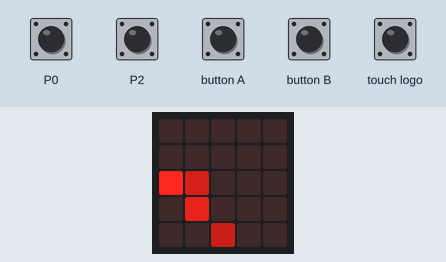
Recording of a program running on a simulated BBC micro:bit (MakeCode). On the bench: the board's 5×5 LED display. The inputs (shaded band) are chosen by the test bench. A reset restarts the program; random numbers come from a fixed seed.

Above: at 1.2 s.
1.3 s: button B pressed for 1 s
At 2.6 s:
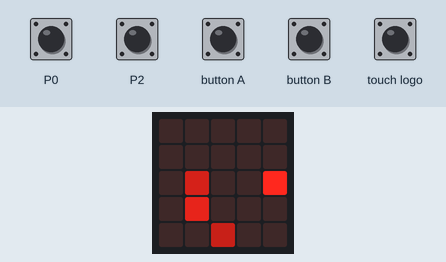
3.8 s: touch pin P0 pressed for 0.15 s
At 5.1 s:
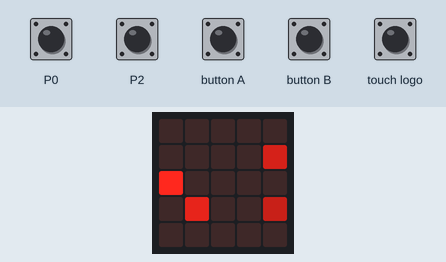
5.7 s: touch pin P2 pressed for 0.15 s
At 6.1 s:
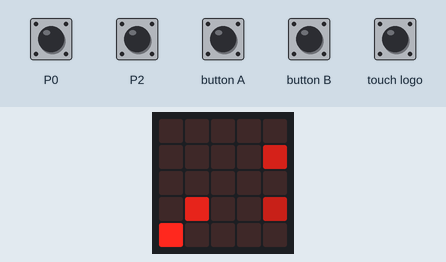
7.3 s: button B pressed for 0.15 s
At 8.6 s:
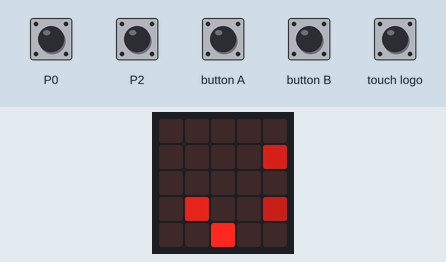
8.9 s: touch logo pressed for 0.15 s
At 10.2 s:
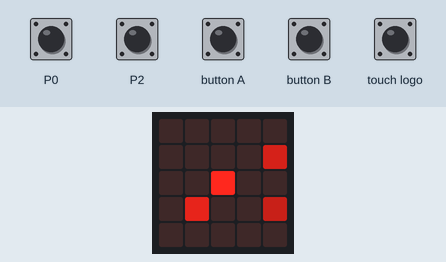
10.5 s: button A pressed for 0.15 s
At 10.55 s:
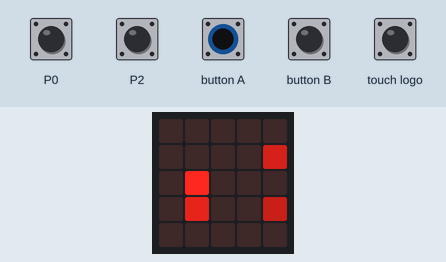
Timing chart, 0 to 13.1 s (numbered marks = the images above; inputs shaded):
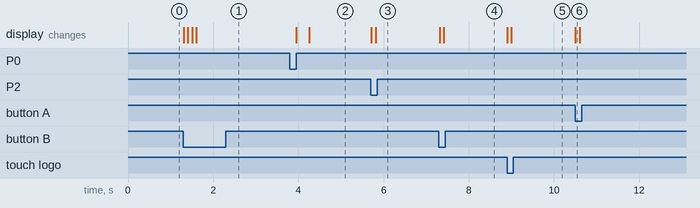

Measured:
- after the input at 1.3 s, the display: first changes at once (image 1 shows a later state)
- after the input at 3.8 s, the display: first changes after 0.15 s (image 2 shows a later state)
- after the input at 5.7 s, the display: first changes at once (image 3 shows a later state)
- after the input at 7.3 s, the display: first changes at once (image 4 shows a later state)
- after the input at 8.9 s, the display: first changes at once (image 5 shows a later state)
- after the input at 10.5 s, the display: changes at once (image 6)

The program:

main.ts
```typescript
input.onPinPressed(TouchPin.P0, function () {
    control.reset()
})
let JAVIER = game.createSprite(0, 2)
let ANDREA = game.createSprite(randint(1, 4), randint(0, 4))
let JUAN = game.createSprite(randint(1, 4), randint(0, 4))
let BELIA = game.createSprite(randint(1, 4), randint(0, 4))
ANDREA.set(LedSpriteProperty.Brightness, 100)
JUAN.set(LedSpriteProperty.Brightness, 130)
BELIA.set(LedSpriteProperty.Brightness, 180)
basic.forever(function () {
    while (input.buttonIsPressed(Button.A)) {
        JAVIER.change(LedSpriteProperty.X, -1)
        basic.pause(100)
    }
    while (input.buttonIsPressed(Button.B)) {
        JAVIER.change(LedSpriteProperty.X, 1)
        basic.pause(100)
    }
    while (input.logoIsPressed()) {
        JAVIER.change(LedSpriteProperty.Y, -1)
        basic.pause(100)
    }
    while (input.pinIsPressed(TouchPin.P2)) {
        JAVIER.change(LedSpriteProperty.Y, 1)
        basic.pause(100)
    }
    if (JAVIER.isTouching(ANDREA)) {
        music.startMelody(music.builtInMelody(Melodies.Wedding), MelodyOptions.OnceInBackground)
        ANDREA.delete()
        for (let index = 0; index < 3; index++) {
            basic.showIcon(IconNames.Yes)
            basic.clearScreen()
        }
        game.gameOver()
    }
})
loops.everyInterval(3000, function () {

})
```

test.ts
```typescript
// aquí va el archivo "tests"; esto no se compilará cuando este paquete se utilice como una extensión.
```
